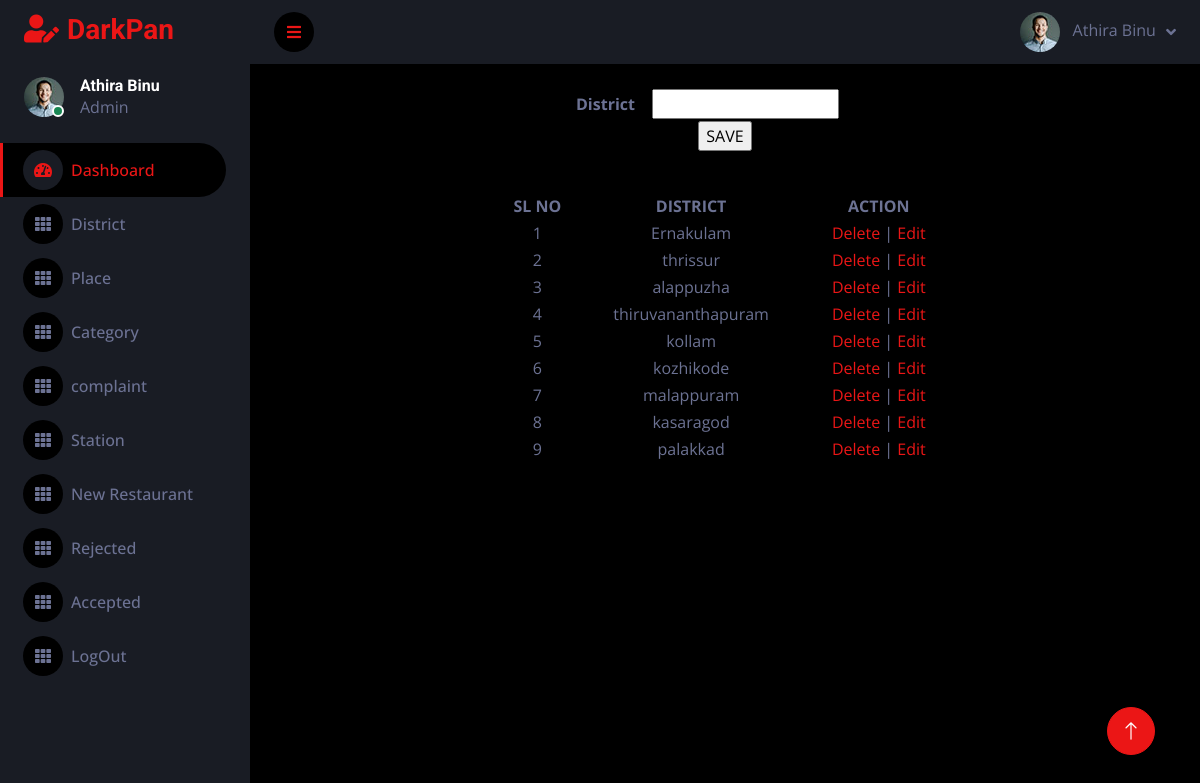
Page /PROJECT/Admin/District.php (signed in) on the committed database.
### tables this page shows
CREATE TABLE `tbl_district` (
  `district_id` int(11) NOT NULL,
  `district_name` varchar(30) NOT NULL
);

### PROJECT/Admin/District.php (the view, shortened to what this page needs)
<?php
include('../Assets/Connection/Connection.php');
include("Head.php");
$district = "";
?>
<!DOCTYPE html PUBLIC "-//W3C//DTD XHTML 1.0 Transitional//EN" "http://www.w3.org/TR/xhtml1/DTD/xhtml1-transitional.dtd">
<html xmlns="http://www.w3.org/1999/xhtml">
<head>
</head>
<body>
<form id='District' name='District' method='post' action=''>
<table width='300'  align="center" id='districtGetInfo'>
  <tr>
    <td><strong>District</strong></td>
    <td><label for='dist_txt'></label>
      <input type="text" name="txt_dist" id="txt_dist" value="<?php echo $district; ?>"  />
    </td>
  </tr>
  <tr>
    <td colspan='2' align='center'><input type='submit' name='btn_submit' id='btn_submit' value="SAVE" /></td>
  </tr>
</table>
<p>&nbsp;</p>
</form>
<table id='districtInfoTable' width='400' style='border-collapse: collapse; width:50%' align='center'  >
    <tr>
      <th>SL NO</th>
      <th>DISTRICT</th>
      <th>ACTION</th>
    </tr>
  <?php
	  $selQry = "select * from tbl_district";
	  $result = $con->query($selQry);
	  $i = 0;
	  while($row = $result->fetch_assoc())
	  { $i++;
	    ?>
	    <tr>
        <td><?php echo $i; ?></td>
        <td><?php echo $row["district_name"]; ?></td>
        <td>
          <a href="District.php?did=<?php echo $row['district_id']; ?>">Delete </a> |
          <a href="District.php?eid=<?php echo $row['district_id']; ?>"> Edit</a>
        </td>
      </tr>
      <?php
		}
	?>
</table>
</body>
</html>
<?php
            include("Foot.php");
            ?>

### PROJECT/Assets/Templates/Admin/css/style.css (style rules this page uses)
:root { --primary: #EB1616; --secondary: #191C24; --light: #6C7293; --dark: #000000; }

### PROJECT/Admin/District.php (style rules this page uses)
#districtGetInfo { border-spacing: 0 10px; }
#districtInfoTable th, #districtInfoTable td { text-align: center; border: 1px solid black; }

### rows in the picture
tbl_district: district_name "Ernakulam"
tbl_district: district_name "thrissur"
tbl_district: district_name "alappuzha"
tbl_district: district_name "thiruvananthapuram"
tbl_district: district_name "kollam"
tbl_district: district_name "kozhikode"
tbl_district: district_name "malappuram"
tbl_district: district_name "kasaragod"
tbl_district: district_name "palakkad"
